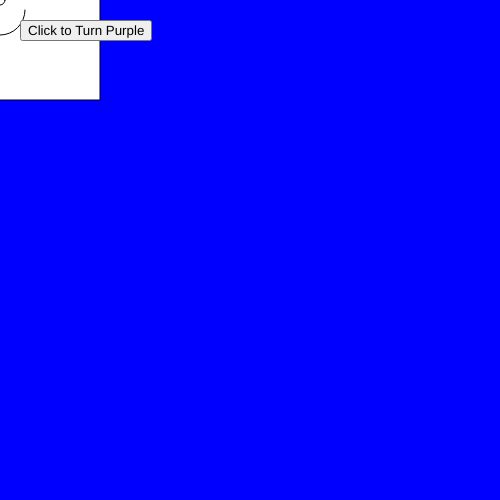
Frame 1 (no input)
Frame 60 (no input): identical to frame 1, image omitted
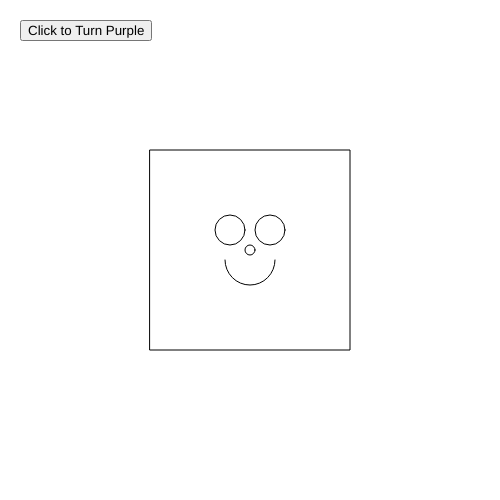
Frame 120 (the mouse pressed at the canvas centre since frame 60)

The p5.js sketch that drew these frames (run headless with seeded random() and noise() and a simulated clock; from frame 60 on, the mouse is pressed at the canvas centre):

// p5.js sketch
// ── sketch.js
//These variables are available to use throughout entire program
var pointX = 0;
var pointY = 0;
var faceColor = "white";

var colorButton;

function setup() {
  // put setup code here
  createCanvas(500,500);
  pointX = width/2;
  pointY = height/2;

//  console.log("pointX " + pointX + " pointY " + pointY);

//The scope of this variable is only available inside the setup function
var message = "Hello";

//This goes in the setup function becuase it is part of the p5.dom library which allows you to generate HTML objects
colorButton = createButton("Click to Turn Purple");
colorButton.position(20,20);
colorButton.mousePressed(function(){
  faceColor = "purple";
});

}

function draw() {
  // put drawing code here
  background(255);

  //use an if statement to change the background color
  if(mouseX < width/2){
    //console.log("left hand side");
    background("blue");
  }
  if(mouseX > width/2){
    //console.log("right hand side");
    background("red");
  }

  //pointX = 100;
  //pointY = 100;
  pointX = mouseX;
  pointY = mouseY;



  fill(faceColor);
  rect(pointX -100 ,pointY -100,200,200); //face
  fill(255);
  ellipse(pointX, pointY, 10,10);
  ellipse(pointX + 20, pointY -20, 30,30);
  ellipse(pointX - 20, pointY -20, 30,30);

  // arc(x,y,width,height,start,end)
  arc(pointX,pointY + 10,50,50,0,PI);

  //ellipse(point2, point2, 10,10);

}//end of draw


//start of interactive functions
function mousePressed(){
  //faceColor = "blue";
}

function mouseReleased(){
  //faceColor = "white";
}

function keyReleased(){
  //faceColor = "red";
}

function keyPressed(){
  //console.log("key " + key);
  //console.log("keyCode " + keyCode);
  //conditional: if condition equals true, then do what is inside curly braces
  // == means one side equals the other
  if(key == "g"){
  //what you want to happen
    faceColor = "green";
  }
  if(key == "b"){
  //what you want to happen
    faceColor = "blue";
  }
  if(key == "r"){
    faceColor = "red";
  }


}//end of keyPressed function
